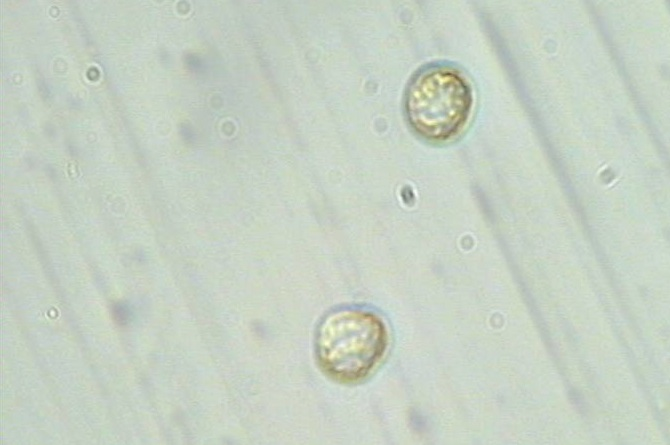
#> input picture con230_crp.jpg, 670 x 445 px
$ python cell_annot.py   (older library calls are emulated)
#> lines starting #> are read from the running program, lines starting #| are printed output that depends on the picture; after the words box and inside, x2 and y2 are one past the last pixel; in counts of white or black regions, pixels touching at a corner belong together

# -*- coding: utf-8 -*-
"""
Created on Mon Nov 11 10:12:54 2019

@author: ncelik34
"""

import numpy as np
import cv2 as cv
from matplotlib import pyplot as plt


#watershed algorithm
img = cv.imread('con230_crp.jpg',0)
#> img: shape (445, 670); min 92, max 251, mean 204.5
img_copy = img.copy()
#img = cv.bilateralFilter(img, 9, 170, 170)
#gray = cv.cvtColor(img,cv.COLOR_BGR2GRAY)
#ret, thresh = cv.threshold(gray,0,255,cv.THRESH_BINARY_INV+cv.THRESH_OTSU)


blur = cv.GaussianBlur(img,(5,5),0)
ret3,th3 = cv.threshold(blur,0,255,cv.THRESH_BINARY+cv.THRESH_OTSU)
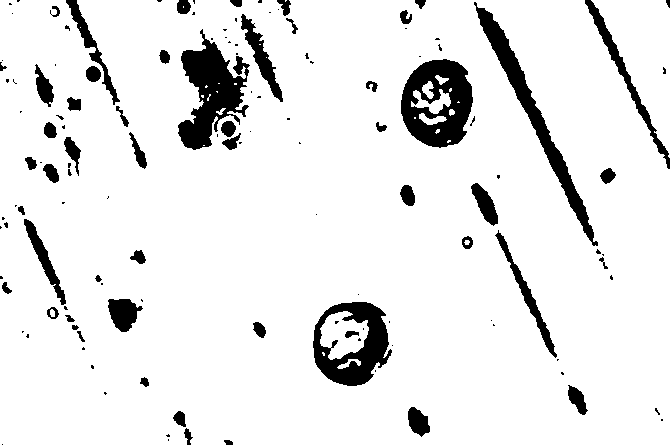
#> th3: shape (445, 670); 90.9% white; 132 black regions (78 under 20 px), largest, box (x1, y1, x2, y2) and area: (178, 29, 250, 150) 4183, (401, 59, 473, 148) 4119, (474, 2, 598, 246) 3433
#> ret3 = 196
plt.imshow(th3)
th3=cv.subtract(255, th3)
#> th3: shape (445, 670); 9.1% white; 132 white regions (78 under 20 px)
plt.imshow(th3)

kernel = np.ones((9,9),np.uint8)


image, contours, hier = cv.findContours(th3, cv.RETR_EXTERNAL, cv.CHAIN_APPROX_SIMPLE)
#> contours = 128 contours, 78 with area under 20; largest, box (x1, y1, x2, y2) and area: (313, 302, 392, 386) 4960, (401, 59, 473, 148) 4888, (178, 29, 250, 150) 3978, (474, 2, 598, 246) 3175, (585, 0, 670, 169) 1166
cnts = sorted(contours, key = cv.contourArea, reverse = True)[:2] # get largest five contour area
#> cnts = 2 contours; box (x1, y1, x2, y2) and area: (313, 302, 392, 386) 4960, (401, 59, 473, 148) 4888
contour_sizes = [(cv.contourArea(contour), contour) for contour in contours]
#> contour_sizes = 128 items
area_min=1000
area_max=4000
x, y = th3.shape
#> x = 445; y = 670
arr = np.zeros((x, y, 3), np.uint8)
final_contours = []


for i in range(len(cnts)):
    cntss=cnts[i]
    #cv.drawContours(image_channels, cntss, -1, [0, 255, 255],-1)
    cv.fillConvexPoly(arr, cntss, [255, 255, 255])
#> this loop made 2 passes
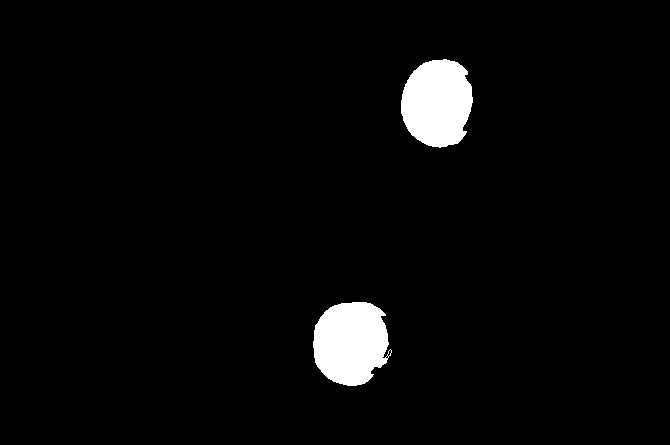
#> arr: shape (445, 670, 3); 3.4% white; 2 white regions, box (x1, y1, x2, y2) and area: (313, 302, 392, 386) 5104, (401, 59, 473, 148) 5009

plt.imshow(arr)
cv.imwrite('annot1.jpg', arr)
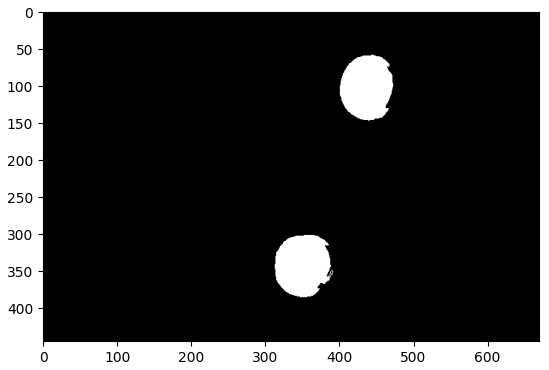
#> figure drawn by matplotlib, 1 panel
